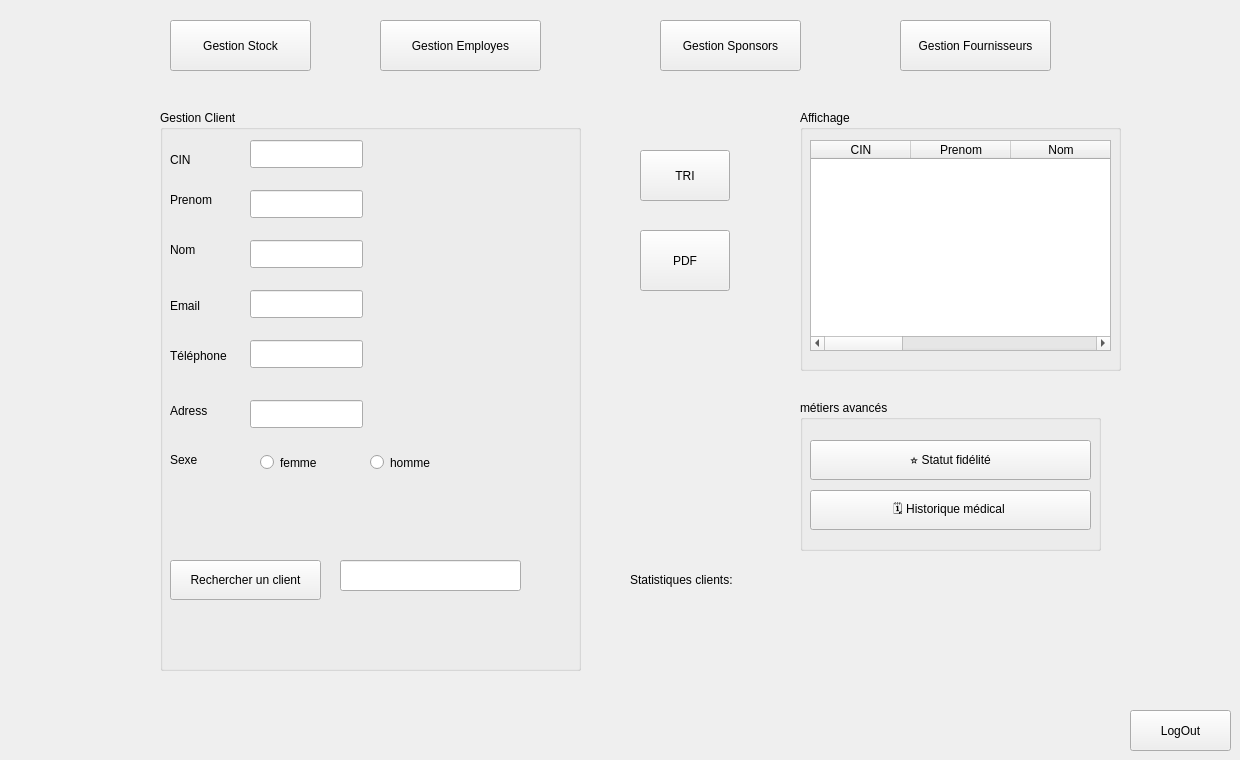
    <widget class="QWidget" name="page_2">
     <widget class="QPushButton" name="btnBack_PageClients">
      <property name="geometry">
       <rect>
        <x>1130</x>
        <y>710</y>
        <width>101</width>
        <height>41</height>
       </rect>
      </property>
      <property name="text">
       <string>LogOut</string>
      </property>
     </widget>
     <widget class="QLabel" name="label_59">
      <property name="geometry">
       <rect>
        <x>480</x>
        <y>370</y>
        <width>251</width>
        <height>71</height>
       </rect>
      </property>
      <property name="text">
       <string />
      </property>
      <property name="pixmap">
       <pixmap>../../../../../Downloads/icone-statistique-fond-clair-symbole-donnees-entreprise-graphique-analysant-analytique-contour-plat_.png</pixmap>
      </property>
      <property name="scaledContents">
       <bool>true</bool>
      </property>
     </widget>
     <widget class="QLabel" name="label_58">
      <property name="geometry">
       <rect>
        <x>630</x>
        <y>570</y>
        <width>171</width>
        <height>20</height>
       </rect>
      </property>
      <property name="text">
       <string>Statistiques clients:</string>
      </property>
     </widget>
     <widget class="QGroupBox" name="groupBox">
      <property name="geometry">
       <rect>
        <x>160</x>
        <y>110</y>
        <width>421</width>
        <height>561</height>
       </rect>
      </property>
      <property name="title">
       <string>Gestion Client</string>
      </property>
      <widget class="QLabel" name="label_9">
       <property name="geometry">
        <rect>
         <x>10</x>
         <y>40</y>
         <width>63</width>
         <height>20</height>
        </rect>
       </property>
       <property name="text">
        <string>CIN</string>
       </property>
      </widget>
      <widget class="QLabel" name="label_12">
       <property name="geometry">
        <rect>
         <x>10</x>
         <y>80</y>
         <width>63</width>
         <height>20</height>
        </rect>
       </property>
       <property name="text">
        <string>Prenom</string>
       </property>
      </widget>
      <widget class="QLabel" name="label_13">
       <property name="geometry">
        <rect>
         <x>10</x>
         <y>130</y>
         <width>63</width>
         <height>20</height>
        </rect>
       </property>
       <property name="text">
        <string>Nom</string>
       </property>
      </widget>
      <widget class="QLabel" name="label_14">
       <property name="geometry">
        <rect>
         <x>10</x>
         <y>180</y>
         <width>71</width>
         <height>31</height>
        </rect>
       </property>
       <property name="text">
        <string>Email </string>
       </property>
      </widget>
      <widget class="QLabel" name="label_15">
       <property name="geometry">
        <rect>
         <x>10</x>
         <y>290</y>
         <width>71</width>
         <height>21</height>
        </rect>
       </property>
       <property name="text">
        <string>Adress</string>
       </property>
      </widget>
      <widget class="QLineEdit" name="lineEdit_6">
       <property name="geometry">
        <rect>
         <x>90</x>
         <y>30</y>
         <width>113</width>
         <height>28</height>
        </rect>
       </property>
      </widget>
      <widget class="QLineEdit" name="lineEdit_7">
       <property name="geometry">
        <rect>
         <x>90</x>
         <y>80</y>
         <width>113</width>
         <height>28</height>
        </rect>
       </property>
      </widget>
      <widget class="QLineEdit" name="lineEdit_8">
       <property name="geometry">
        <rect>
         <x>90</x>
         <y>130</y>
         <width>113</width>
         <height>28</height>
        </rect>
       </property>
      </widget>
      <widget class="QLineEdit" name="lineEdit_9">
       <property name="geometry">
        <rect>
         <x>90</x>
         <y>180</y>
         <width>113</width>
         <height>28</height>
        </rect>
       </property>
      </widget>
      <widget class="QLineEdit" name="lineEdit_10">
       <property name="geometry">
        <rect>
         <x>90</x>
         <y>230</y>
         <width>113</width>
         <height>28</height>
        </rect>
       </property>
      </widget>
      <widget class="QLabel" name="label_16">
       <property name="geometry">
        <rect>
         <x>10</x>
         <y>230</y>
         <width>71</width>
         <height>31</height>
        </rect>
       </property>
       <property name="text">
        <string>Téléphone</string>
       </property>
      </widget>
      <widget class="QPushButton" name="pushButton_10">
       <property name="geometry">
        <rect>
         <x>10</x>
         <y>450</y>
         <width>151</width>
         <height>40</height>
        </rect>
       </property>
       <property name="text">
        <string>Rechercher un client</string>
       </property>
      </widget>
      <widget class="QLineEdit" name="lineEdit_11">
       <property name="geometry">
        <rect>
         <x>180</x>
         <y>450</y>
         <width>181</width>
         <height>31</height>
        </rect>
       </property>
      </widget>
      <widget class="QLineEdit" name="lineEdit_29">
       <property name="geometry">
        <rect>
         <x>90</x>
         <y>290</y>
         <width>113</width>
         <height>28</height>
        </rect>
       </property>
      </widget>
      <widget class="QRadioButton" name="radioButton_4">
       <property name="geometry">
        <rect>
         <x>100</x>
         <y>340</y>
         <width>111</width>
         <height>25</height>
        </rect>
       </property>
       <property name="text">
        <string>femme</string>
       </property>
      </widget>
      <widget class="QRadioButton" name="radioButton_5">
       <property name="geometry">
        <rect>
         <x>210</x>
         <y>340</y>
         <width>111</width>
         <height>25</height>
        </rect>
       </property>
       <property name="text">
        <string>homme</string>
       </property>
      </widget>
      <widget class="QLabel" name="label_28">
       <property name="geometry">
        <rect>
         <x>10</x>
         <y>340</y>
         <width>63</width>
         <height>20</height>
        </rect>
       </property>
       <property name="text">
        <string>Sexe </string>
       </property>
      </widget>
     </widget>
     <widget class="QGroupBox" name="groupBox_2">
      <property name="geometry">
       <rect>
        <x>800</x>
        <y>110</y>
        <width>321</width>
        <height>261</height>
       </rect>
      </property>
      <property name="title">
       <string>Affichage</string>
      </property>
      <widget class="QTableWidget" name="tableWidget_5">
       <property name="geometry">
        <rect>
         <x>10</x>
         <y>30</y>
         <width>301</width>
         <height>211</height>
        </rect>
       </property>
       <column>
        <property name="text">
         <string>CIN</string>
        </property>
       </column>
       <column>
        <property name="text">
         <string>Prenom</string>
        </property>
       </column>
       <column>
        <property name="text">
         <string>Nom</string>
        </property>
       </column>
       <column>
        <property name="text">
         <string>Email</string>
        </property>
       </column>
       <column>
        <property name="text">
         <string>Telephone</string>
        </property>
       </column>
       <column>
        <property name="text">
         <string>Adresse</string>
        </property>
       </column>
       <column>
        <property name="text">
         <string>Sexe</string>
        </property>
       </column>
      </widget>
     </widget>
     <widget class="QPushButton" name="btnGestionStock_PageClients">
      <property name="geometry">
       <rect>
        <x>170</x>
        <y>20</y>
        <width>141</width>
        <height>51</height>
       </rect>
      </property>
      <property name="text">
       <string>Gestion Stock</string>
      </property>
     </widget>
     <widget class="QPushButton" name="btnGestionEmployes_PageClients">
      <property name="geometry">
       <rect>
        <x>380</x>
        <y>20</y>
        <width>161</width>
        <height>51</height>
       </rect>
      </property>
      <property name="text">
       <string>Gestion Employes</string>
      </property>
     </widget>
     <widget class="QPushButton" name="btnGestionSponsors_PageClients">
      <property name="geometry">
       <rect>
        <x>660</x>
        <y>20</y>
        <width>141</width>
        <height>51</height>
       </rect>
      </property>
      <property name="text">
       <string>Gestion Sponsors</string>
      </property>
     </widget>
     <widget class="QPushButton" name="btnGestionFournisseurs_PageClients">
      <property name="geometry">
       <rect>
        <x>900</x>
        <y>20</y>
        <width>151</width>
        <height>51</height>
       </rect>
      </property>
      <property name="text">
       <string>Gestion Fournisseurs</string>
      </property>
     </widget>
     <widget class="QPushButton" name="pushButton_11">
      <property name="geometry">
       <rect>
        <x>640</x>
        <y>150</y>
        <width>90</width>
        <height>51</height>
       </rect>
      </property>
      <property name="text">
       <string>TRI</string>
      </property>
     </widget>
     <widget class="QPushButton" name="pushButton_33">
      <property name="geometry">
       <rect>
        <x>640</x>
        <y>230</y>
        <width>90</width>
        <height>61</height>
       </rect>
      </property>
      <property name="text">
       <string>PDF</string>
      </property>
     </widget>
     <widget class="QGroupBox" name="groupBox_12">
      <property name="geometry">
       <rect>
        <x>800</x>
        <y>400</y>
        <width>301</width>
        <height>151</height>
       </rect>
      </property>
      <property name="title">
       <string>métiers avancés</string>
      </property>
      <widget class="QPushButton" name="pushButton_12">
       <property name="geometry">
        <rect>
         <x>10</x>
         <y>40</y>
         <width>281</width>
         <height>40</height>
        </rect>
       </property>
       <property name="text">
        <string>⭐ Statut fidélité</string>
       </property>
      </widget>
      <widget class="QPushButton" name="pushButton_13">
       <property name="geometry">
        <rect>
         <x>10</x>
         <y>90</y>
         <width>281</width>
         <height>40</height>
        </rect>
       </property>
       <property name="text">
        <string>🗓️ Historique médical </string>
       </property>
      </widget>
     </widget>
     <widget class="QLabel" name="label_statBackground">
      <property name="geometry">
       <rect>
        <x>810</x>
        <y>610</y>
        <width>141</width>
        <height>71</height>
       </rect>
      </property>
      <property name="text">
       <string />
      </property>
      <property name="pixmap">
       <pixmap>:/images/stat.jpg</pixmap>
      </property>
      <property name="scaledContents">
       <bool>true</bool>
      </property>
     </widget>
    </widget>
